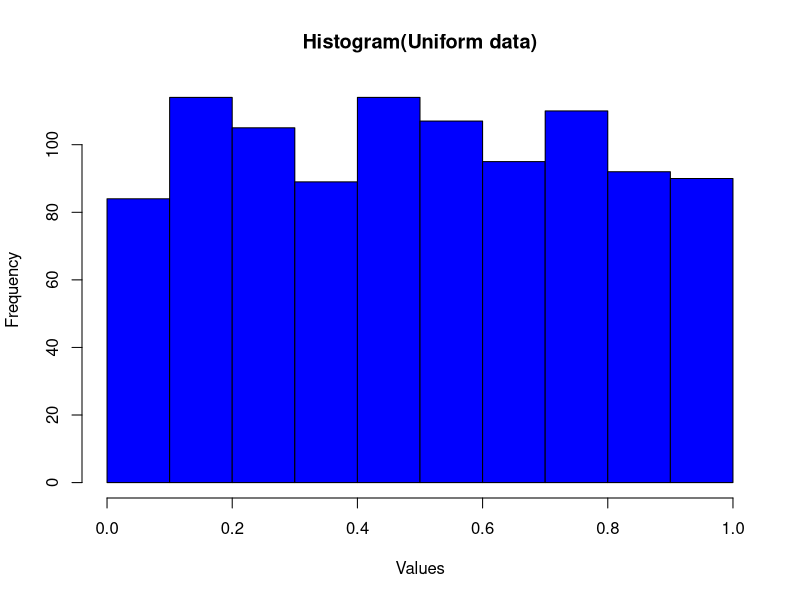

This chart was generated by the following R code: (Note: this script raises an error after producing the figure.)
  n <- 1000
  h <- runif(n) #runif por default: [0,1]

  hist(h ,
      main="Histogram(Uniform data)",
      xlab= "Values",
      ylab= "Frequency",
      col="Blue")

  p<- diff(h$breaks) #hbreaks[]= [0.1, 0.2, 0.3,..,1.0]

  valoresperado<- n * p  #Valor esperado da frequência para cada barra
  desvio <- sqrt(n * p * (1 - p))#o porquê de não ser o valor esperado nas barras todas

  print(valoresperado)
  print(sigma)
